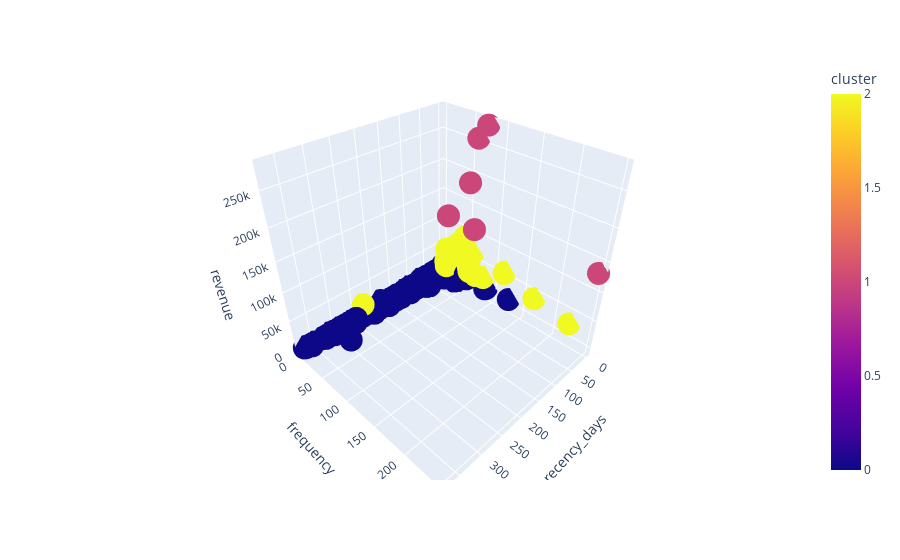

The notebook cell saved with this chart:
### Markdown cell above
### Visualization Inspection

### Code cell
# 3 clusters and without avg ticket
fig = px.scatter_3d(df3, x='recency_days', y='frequency', z='revenue', color='cluster')
fig.show()

### Figure 1 — Plotly figure (JSON) as saved in the notebook; plotly's stock layout.template omitted (floating-point values rounded to 4 significant figures; data arrays with more than 128 entries replaced by an {"elided": "..."} marker saying what was removed)
{"data": [{"hovertemplate": "recency_days=%{x}<br>frequency=%{y}<br>revenue=%{z}<br>cluster=%{marker.color}<extra></extra>", "legendgroup": "", "marker": {"color": {"elided": "4372 int values"}, "coloraxis": "coloraxis", "symbol": "circle"}, "mode": "markers", "name": "", "scene": "scene", "showlegend": false, "type": "scatter3d", "x": {"elided": "4372 int values"}, "y": {"elided": "4372 int values"}, "z": {"elided": "4372 float values"}}], "layout": {"coloraxis": {"colorbar": {"title": {"text": "cluster"}}, "colorscale": [[0, "#0d0887"], [0.1111, "#46039f"], [0.2222, "#7201a8"], [0.3333, "#9c179e"], [0.4444, "#bd3786"], [0.5556, "#d8576b"], [0.6667, "#ed7953"], [0.7778, "#fb9f3a"], [0.8889, "#fdca26"], [1, "#f0f921"]]}, "legend": {"tracegroupgap": 0}, "margin": {"t": 60}, "scene": {"domain": {"x": [0, 1], "y": [0, 1]}, "xaxis": {"title": {"text": "recency_days"}}, "yaxis": {"title": {"text": "frequency"}}, "zaxis": {"title": {"text": "revenue"}}}}}
